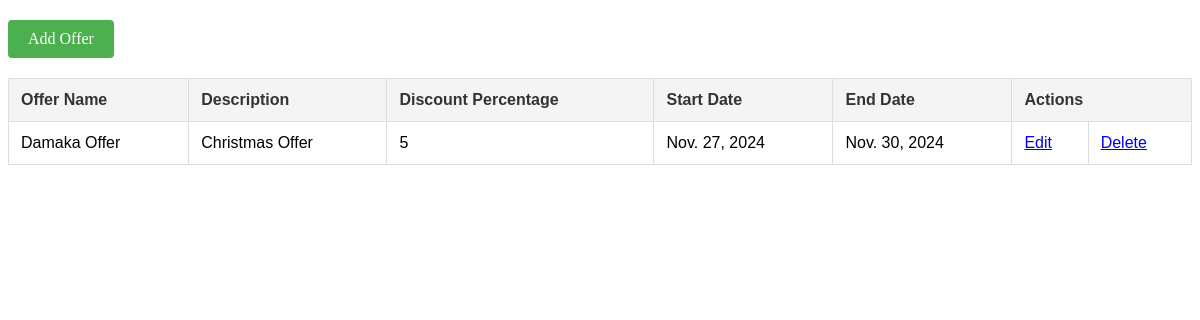
/shop/ViewOffer, run on the app's committed database.
### Shop/models.py (models this page shows)
class Offer_Table(models.Model):
    Offer_Title=models.CharField(max_length=50,blank=True,null=True)
    Offer_Description=models.CharField(max_length=50,blank=True,null=True)
    Offer_Percentage=models.CharField(max_length=50,blank=True,null=True)
    Start_date=models.DateField(max_length=50,blank=True,null=True)
    End_date=models.DateField(max_length=50,blank=True,null=True)
    PRODUCTID=models.ForeignKey(Product_Table,on_delete=models.CASCADE,blank=True,null=True)
    SHOPLID=models.ForeignKey(Shop_Table,on_delete=models.CASCADE,blank=True,null=True)
    is_active = models.BooleanField(default=True)
    created_at = models.DateTimeField(auto_now_add=True, null=True, blank=True)
    updated_at = models.DateTimeField(auto_now_add=True, null=True, blank=True)

### Shop/views.py (the view)
# urls.py: path('ViewOffer',ViewOffer.as_view(),name='ViewOffer'),
class ViewOffer(View):
 def get(self,request):
     obj=Offer_Table.objects.filter(is_active=True)
     return render(request,"Manage Offer.html",{'val':obj})

### templates/Manage Offer.html (shortened to what this page needs)
<!DOCTYPE html>
<html lang="en">
<head>
</head>
<body>
        <a href="AddOffer" class="add-product-btn">Add Offer</a>
    <table>
        <thead>
            <tr>
                <th>Offer Name</th>
                <th>Description</th>
                <th>Discount Percentage</th>
                <th>Start Date</th>
                <th>End Date</th>
                <th colspan="2">Actions</th>
            </tr>
        </thead>
        <tbody>
           {%for i in val%}
             <tr>
                <td>{{i.Offer_Title}}</td>
                <td>{{i.Offer_Description}}</td>
                <td>{{i.Offer_Percentage}}</td>
                <td>{{i.Start_date}}</td>
                <td>{{i.End_date}}</td>
                <td><a href="OfferEdit/{{i.id}}">Edit</a></td>
                <td><a href="OfferDelete/{{i.id}}">Delete</a></td>
             </tr>
             {%endfor%}
        </tbody>
    </table>
</body>
</html>

### templates/Manage Offer.html (style rules this page uses)
table { width: 100%; border-collapse: collapse; margin: 20px 0; font-family: Arial, sans-serif; }
th, td { border: 1px solid #ddd; padding: 12px; text-align: left; }
th { background-color: #f4f4f4; color: #333; }
.add-product-btn { background-color: #4CAF50; color: white; padding: 10px 20px; text-decoration: none; border-radius: 4px; display: inline-block; }

### data on the page
Offer_Table: Offer_Title "Damaka Offer", Offer_Description "Christmas Offer", Offer_Percentage "5", Start_date "Nov. 27, 2024", End_date "Nov. 30, 2024"
